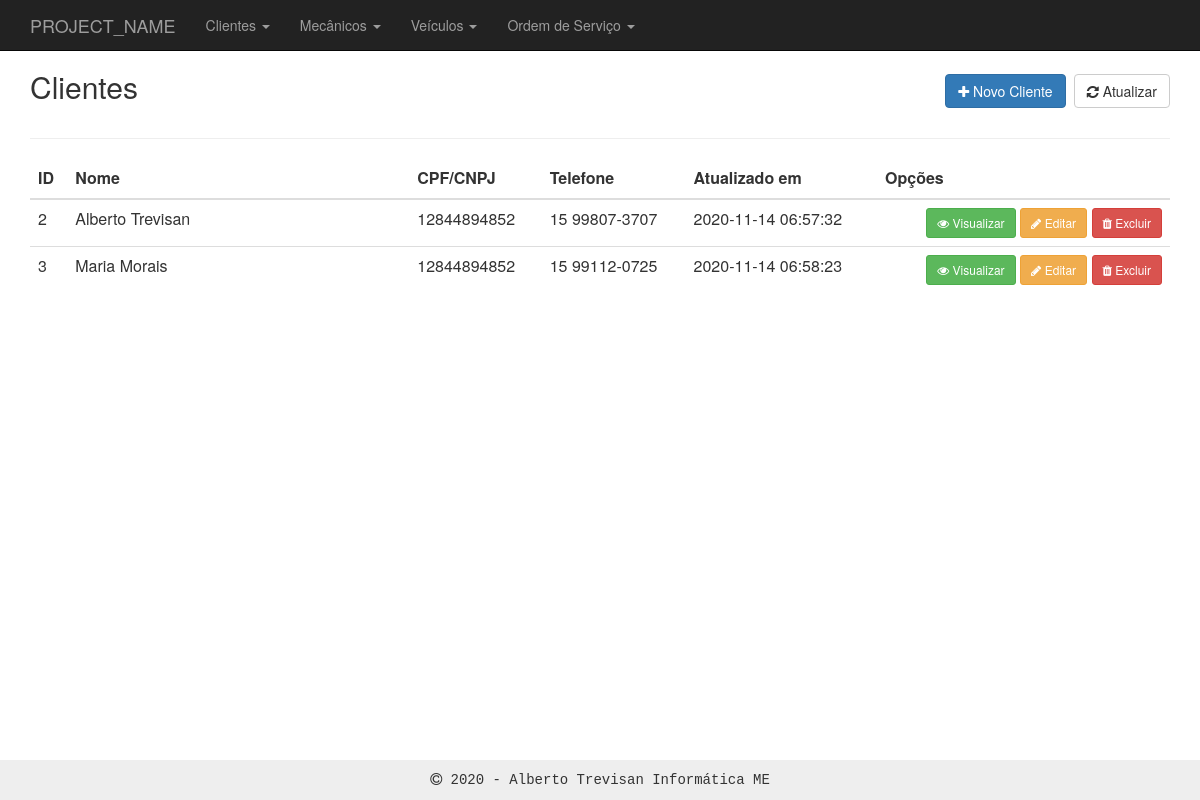
Page /customers/index.php on the committed database.
### tables this page shows
CREATE TABLE `customers` (
  `id` int(11) NOT NULL,
  `resp_cnpj` varchar(255) NOT NULL,
  `name` varchar(255) NOT NULL,
  `cpf_cnpj` varchar(14) NOT NULL,
  `birthdate` text NOT NULL,
  `address` varchar(255) NOT NULL,
  `hood` varchar(100) NOT NULL,
  `zip_code` varchar(9) NOT NULL,
  `city` varchar(100) NOT NULL,
  `state` varchar(100) NOT NULL,
  `phone` varchar(20) NOT NULL,
  `mobile` varchar(20) NOT NULL,
  `ie` varchar(20) NOT NULL,
  `created` datetime NOT NULL,
  `modified` datetime NOT NULL
);

### inc/database.php (called while the page is built, shortened)
<?php
function open_database() {
	try {
		$conn = new mysqli(DB_HOST, DB_USER, DB_PASSWORD, DB_NAME);
		return $conn;
	} catch (Exception $e) {
		echo $e->getMessage();
		return null;
	}
}
function find( $table = null, $id = null ) {
	$database = open_database();
	$found = null;
	try {
	  if ($id) {
	    $sql = "SELECT * FROM " . $table . " WHERE id = " . $id;
	    $result = $database->query($sql);
	    if ($result->num_rows > 0) {
	      $found = $result->fetch_assoc();
	    }
	  } else {
	    $sql = "SELECT * FROM " . $table;
	    $result = $database->query($sql);
	    if ($result->num_rows > 0) {
	      $found = $result->fetch_all(MYSQLI_ASSOC);
	    }
	  }
	} catch (Exception $e) {
	  $_SESSION['message'] = $e->GetMessage();
	  $_SESSION['type'] = 'danger';
  }
	return $found;
}

### customers/functions.php (called while the page is built, shortened)
<?php
function index() {
	$customers = find_all('customers');
}
function find_all( $table ) {
  return find($table);
}

### functions.php (called while the page is built)
<?php
function mask($val, $mask)
{
 $maskared = '';
 $k = 0;
 for($i = 0; $i<=strlen($mask)-1; $i++)
 {
 if($mask[$i] == '#')
 {
 if(isset($val[$k]))
 $maskared .= $val[$k++];
 }
 else
 {
 if(isset($mask[$i]))
 $maskared .= $mask[$i];
 }
 }
 return $maskared;
}

### customers/index.php (the view, shortened to what this page needs)
<?php
    require_once('../functions.php');
    require_once('functions.php');
    index();
?>
<header>
	<div class="row">
		<div class="col-sm-6">
			<h2>Clientes</h2>
		</div>
		<div class="col-sm-6 text-right h2">
	    	<a class="btn btn-primary" href="add.php"><i class="fa fa-plus"></i> Novo Cliente</a>
	    	<a class="btn btn-default" href="index.php"><i class="fa fa-refresh"></i> Atualizar</a>
	    </div>
	</div>
</header>
<hr>
<table class="table table-hover">
<thead>
	<tr>
		<th>ID</th>
		<th width="30%">Nome</th>
		<th>CPF/CNPJ</th>
		<th>Telefone</th>
		<th>Atualizado em</th>
		<th>Opções</th>
	</tr>
</thead>
<tbody>
<?php if ($customers) : ?>
<?php foreach ($customers as $customer) : ?>
	<tr>
		<td><?php echo $customer['id']; ?></td>
		<td><?php echo $customer['name']; ?></td>
		<td><?php echo $customer['cpf_cnpj']; ?></td>
		<td><?php echo mask($customer['mobile'],'## #####-####'); ?></td>
		<td><?php echo $customer['modified']; ?></td>
		<td class="actions text-right">
			<a href="view.php?id=<?php echo $customer['id']; ?>" class="btn btn-sm btn-success"><i class="fa fa-eye"></i> Visualizar</a>
			<a href="edit.php?id=<?php echo $customer['id']; ?>" class="btn btn-sm btn-warning"><i class="fa fa-pencil"></i> Editar</a>
			<a href="#" class="btn btn-sm btn-danger" data-toggle="modal" data-target="#delete-modal" data-customer="<?php echo $customer['id']; ?>">
				<i class="fa fa-trash"></i> Excluir
			</a>
		</td>
	</tr>
<?php endforeach; ?>
<?php else : ?>
	<tr>
		<td colspan="6">Nenhum registro encontrado.</td>
	</tr>
<?php endif; ?>
</tbody>
</table>

### inc/header.php (style rules this page uses)
body { padding-top: 50px; padding-bottom: 20px; }

### rows in the picture
customers: id "2", name "Alberto Trevisan", cpf_cnpj "12844894852", mobile "15 99807-3707", modified "2020-11-14 06:57:32"
customers: id "3", name "Maria Morais", cpf_cnpj "12844894852", mobile "15 99112-0725", modified "2020-11-14 06:58:23"

### other values in the picture
PROJECT_NAME "PROJECT_NAME"
